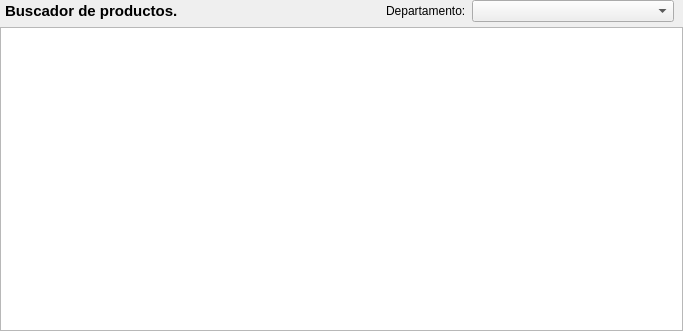
<?xml version="1.0" encoding="UTF-8"?>
<ui version="4.0">
 <class>Form</class>
 <widget class="QWidget" name="Form">
  <property name="geometry">
   <rect>
    <x>0</x>
    <y>0</y>
    <width>683</width>
    <height>331</height>
   </rect>
  </property>
  <property name="windowTitle">
   <string>Form</string>
  </property>
  <layout class="QVBoxLayout" name="verticalLayout">
   <property name="spacing">
    <number>0</number>
   </property>
   <property name="margin">
    <number>0</number>
   </property>
   <item>
    <widget class="QFrame" name="top">
     <property name="lineWidth">
      <number>0</number>
     </property>
     <layout class="QVBoxLayout" name="verticalLayout_2">
      <property name="leftMargin">
       <number>5</number>
      </property>
      <property name="topMargin">
       <number>0</number>
      </property>
      <property name="bottomMargin">
       <number>5</number>
      </property>
      <item>
       <layout class="QGridLayout" name="gridLayout">
        <property name="sizeConstraint">
         <enum>QLayout::SetMinimumSize</enum>
        </property>
        <item row="0" column="3">
         <widget class="QComboBox" name="cbDepartamentos">
          <property name="sizePolicy">
           <sizepolicy hsizetype="Expanding" vsizetype="Fixed">
            <horstretch>0</horstretch>
            <verstretch>0</verstretch>
           </sizepolicy>
          </property>
         </widget>
        </item>
        <item row="0" column="2">
         <widget class="QLabel" name="label_2">
          <property name="text">
           <string>Departamento:</string>
          </property>
         </widget>
        </item>
        <item row="0" column="1">
         <spacer name="horizontalSpacer">
          <property name="orientation">
           <enum>Qt::Horizontal</enum>
          </property>
          <property name="sizeHint" stdset="0">
           <size>
            <width>40</width>
            <height>20</height>
           </size>
          </property>
         </spacer>
        </item>
        <item row="0" column="0">
         <widget class="QLabel" name="titulo">
          <property name="font">
           <font>
            <pointsize>11</pointsize>
            <weight>75</weight>
            <bold>true</bold>
           </font>
          </property>
          <property name="text">
           <string>Buscador de productos.</string>
          </property>
         </widget>
        </item>
       </layout>
      </item>
     </layout>
    </widget>
   </item>
   <item>
    <widget class="QTableView" name="tbusk">
     <property name="font">
      <font>
       <pointsize>13</pointsize>
       <weight>50</weight>
       <bold>false</bold>
      </font>
     </property>
     <property name="frameShadow">
      <enum>QFrame::Plain</enum>
     </property>
     <property name="lineWidth">
      <number>2</number>
     </property>
     <property name="editTriggers">
      <set>QAbstractItemView::NoEditTriggers</set>
     </property>
     <property name="alternatingRowColors">
      <bool>true</bool>
     </property>
     <property name="selectionMode">
      <enum>QAbstractItemView::SingleSelection</enum>
     </property>
     <property name="selectionBehavior">
      <enum>QAbstractItemView::SelectRows</enum>
     </property>
     <property name="gridStyle">
      <enum>Qt::SolidLine</enum>
     </property>
     <property name="sortingEnabled">
      <bool>true</bool>
     </property>
     <attribute name="verticalHeaderVisible">
      <bool>false</bool>
     </attribute>
    </widget>
   </item>
  </layout>
 </widget>
 <tabstops>
  <tabstop>tbusk</tabstop>
  <tabstop>cbDepartamentos</tabstop>
 </tabstops>
 <resources/>
 <connections/>
</ui>
